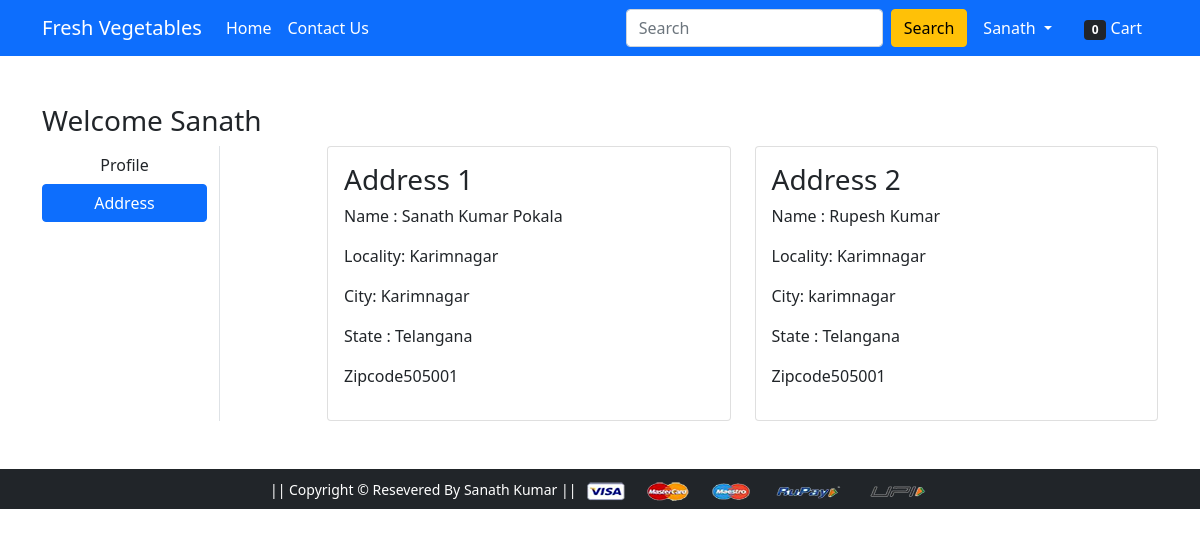
/address/ (signed in), run on the app's committed database.
### app1/models.py (models this page shows, shortened)
class Customer(models.Model):
    user = models.ForeignKey(User, on_delete=models.CASCADE)
    name = models.CharField(max_length=200)
    locality = models.CharField(max_length=200)
    city = models.CharField(max_length=50)
    zipcode = models.IntegerField()
    state = models.CharField(choices=STATE_CHOICES, max_length=50)

### app1/views.py (the view)
# urls.py: path('address/', views.address, name='address'),
@login_required
def address(request):
 totalitem=0
 add=Customer.objects.filter(user=request.user)
 totalitem = len(Cart.objects.filter(user=request.user))
 return render(request, 'address.html', {'add':add,'active':'btn-primary', 'totalitem':totalitem})

### app1/templates/address.html (shortened to what this page needs)
{% extends 'base.html' %}
{% load static %}
{% block main-content %}
<div class="container my-5">
 <div class="row">
 <h3>Welcome <span class="text-capitalize">{{request.user}}</span></h3>
  <div class="col-sm-2 border-end">
   <ul class="list-unstyled">
    <li class="d-grid"><a href=" " class="btn">Profile</a></li>
    <li class="d-grid"><a href="{% url 'address' %}" class="btn {{active}}">Address</a></li>
   </ul>
  </div>
  <div class="col-sm-9 offset-sm-1">
   <div class="row">
    {% for ad in add %}
    <div class="col-sm-6">
      <div class="card">
        <div class="card-body">
         <h3>Address {{forloop.counter}}</h3>
         <p>Name : {{ad.name}}</p>
         <p>Locality: {{ad.locality}}</p>
         <p>City: {{ad.city}}</p>
         <p>State : {{ad.state}}</p>
         <p>Zipcode{{ad.zipcode}}</p>
   </div>
  </div>
 </div>
 {% endfor %}
</div>
</div>
</div>
</div>
{% endblock main-content %}

### app1/templates/base.html (shortened to what this page needs)
<!doctype html>
{% load static %}
<html lang="en">
  <head>
    <link href="https://cdn.jsdelivr.net/npm/bootstrap@5.0.0-beta1/dist/css/bootstrap.min.css" rel="stylesheet">
    <link rel="stylesheet" href="{% static 'css/owl.carousel.min.css' %}">
    <link rel="stylesheet" href="{% static 'css/all.min.css' %}">
    <link rel="stylesheet" href="{% static 'css/style.css'%}">
  </head>
  <body>
    <nav class="navbar navbar-expand-lg navbar-dark bg-primary">
     <div class="container">
       <a class="navbar-brand" href=" ">Fresh Vegetables</a>
       <div class="collapse navbar-collapse" id="navbarSupportedContent">
         <ul class="navbar-nav me-auto mb-2 mb-lg-0">
           <li class="nav-item">
             <a class="nav-link active" aria-current="page" href="/">Home</a>
           </li>
           <li class="nav-item" >
            <a class="nav-link active" aria-current="page" href="{% url 'contact' %}">Contact Us</a>
           </li>
         </ul>
         <form class="d-flex">
           <input class="form-control me-2" type="search" placeholder="Search" aria-label="Search">
           <button class="btn btn-warning" type="submit">Search</button>
         </form>
         <div>
          <ul class="navbar-nav me-auto mb-2 mb-lg-0">
            {% if request.user.is_authenticated %}
           <li class="nav-item dropdown mx-2">
              <a class="nav-link dropdown-toggle text-white" href="#" id="profileDropdown" role="button" data-bs-toggle="dropdown" aria-expanded="false">
                {{request.user.username|capfirst}}
              </a>
            </li>
            <li class="nav-item mx-2">
             <a href="{% url 'showcart' %}" class="nav-link text-white"><span class="badge bg-dark">{{totalitem}}</span>  Cart</a>
            </li>
            {% endif %}
          </ul>
         </div>
       </div>
     </div>
    </nav>
    {% block main-content %} {% endblock main-content %}
    <footer class="container-fluid bg-dark text-center p-2 mt-5">
        <small class="text-white">|| Copyright &copy; Resevered By Sanath Kumar || </small>
        <img src="{% static 'payment.png' %}"alt="" srcset="" class="img-fluid" height="2px">
    </footer>
  </body>
</html>

### data on the page
Customer: name "Sanath Kumar Pokala", locality "Karimnagar", city "Karimnagar", state "Telangana", zipcode "505001"
Customer: name "Rupesh Kumar", locality "Karimnagar", city "karimnagar", state "Telangana", zipcode "505001"

### other printed values
{{ request.user.username|capfirst }} "Sanath"
{{ totalitem }} "0"
{{ request.user }} "Sanath"
